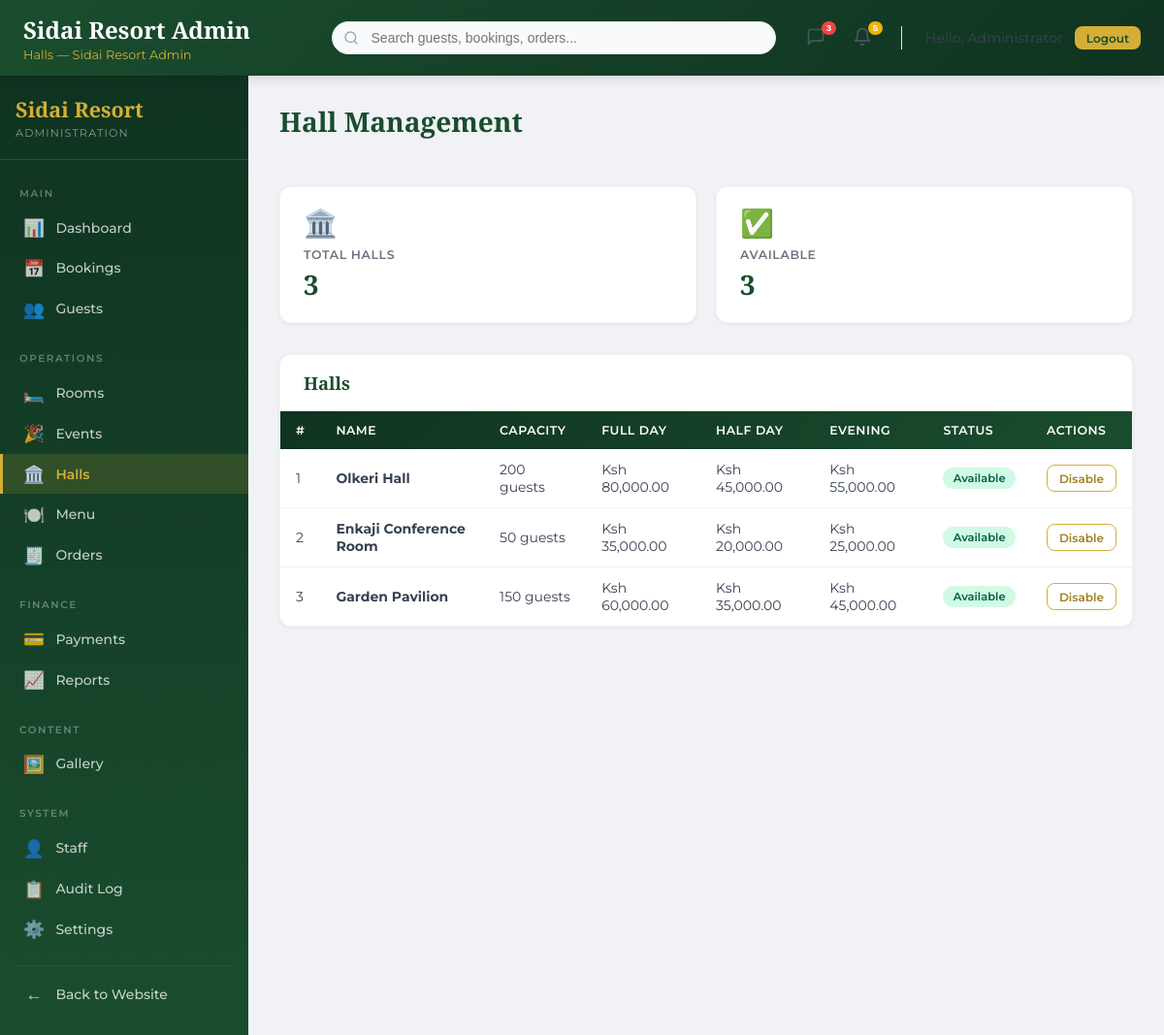
Page /admin/halls.php (signed in) on the committed database.
### tables this page shows
CREATE TABLE IF NOT EXISTS halls (
  id INT UNSIGNED AUTO_INCREMENT PRIMARY KEY,
  hall_number INT NOT NULL,
  name VARCHAR(100) NOT NULL,
  capacity INT NOT NULL,
  capacity_details JSON,
  price_full_day DECIMAL(10,2) NOT NULL,
  price_half_day DECIMAL(10,2),
  price_evening DECIMAL(10,2),
  description TEXT,
  features JSON,
  setup_options JSON,
  is_available TINYINT(1) DEFAULT 1,
  images JSON,
  created_at TIMESTAMP DEFAULT CURRENT_TIMESTAMP,
  KEY idx_capacity (capacity)
);

### app/includes/autoload.php (called while the page is built, shortened)
<?php declare(strict_types=1);
spl_autoload_register(static function (string $class): void {
    $prefix = 'App\\';
    $relative = substr($class, strlen($prefix));
    $segments = explode('\\', $relative);
    if (isset($segments[0])) {
        $segments[0] = strtolower($segments[0]);
    }
    $path = dirname(__DIR__) . '/' . implode('/', $segments) . '.php';
});

### app/core/Database.php (called while the page is built, shortened)
<?php declare(strict_types=1);
final class Database
{
    private static ?self $instance = null;
    private PDO $pdo;
    private function __construct()
    {
        try {
            $this->pdo = new PDO(
                DB_DSN,
                DB_USER,
                DB_PASSWORD,
                [
                    PDO::ATTR_ERRMODE => PDO::ERRMODE_EXCEPTION,
                    PDO::ATTR_DEFAULT_FETCH_MODE => PDO::FETCH_ASSOC,
                    PDO::ATTR_EMULATE_PREPARES => false,
                ]
            );
            $this->pdo->exec("SET time_zone = '+03:00'");
        } catch (PDOException $exception) {
            log_error('Database connection failed.', $exception);
            throw new RuntimeException('A database connection error occurred.');
        }
    }
    public static function getInstance(): self
    {
        if (self::$instance === null) {
            self::$instance = new self();
        }
        return self::$instance;
    }
    public function query(string $sql, array $params = []): \PDOStatement
    {
        try {
            $statement = $this->pdo->prepare($sql);
            $statement->execute($params);
            return $statement;
        } catch (PDOException $exception) {
            log_error('Database query failed.', $exception);
            throw $exception;
        }
    }
    public function queryAll(string $sql, array $params = []): array
    {
        return $this->query($sql, $params)->fetchAll();
    }
}

### app/models/Hall.php (called while the page is built, shortened)
<?php declare(strict_types=1);
class Hall
{
    private Database $database;
    public function __construct(?Database $database = null)
    {
        $this->database = $database ?? Database::getInstance();
    }
    public function getAll(): array
    {
        return $this->database->queryAll(
            'SELECT * FROM halls ORDER BY hall_number ASC'
        );
    }
}

### app/config/constants.php (called while the page is built, shortened)
<?php declare(strict_types=1);
if (!function_exists('safe_html')) {
    function safe_html(mixed $value): string
    {
        return htmlspecialchars((string)$value, ENT_QUOTES, 'UTF-8');
    }
}
if (!function_exists('format_kes')) {
    function format_kes(float|int|string $amount): string
    {
        return 'Ksh ' . number_format((float)$amount, 2, '.', ',');
    }
}

### public/admin/halls.php (the view, shortened to what this page needs)
<?php declare(strict_types=1);
$hallModel = new \App\Models\Hall();
$halls = $hallModel->getAll();
?>
<?php include APP_PATH . '/includes/admin-head.php'; ?>
<?php include APP_PATH . '/includes/admin-header.php'; ?>
<div class="admin-layout">
    <?php include APP_PATH . '/includes/admin-sidebar.php'; ?>
    <main class="admin-main">
        <div class="admin-page-header">
            <h2 class="admin-page-title">Hall Management</h2>
        </div>
        <div class="stat-grid">
            <div class="stat-card">
                <div class="stat-icon">🏛️</div>
                <div class="stat-label">Total Halls</div>
                <div class="stat-value"><?php echo count($halls); ?></div>
            </div>
            <div class="stat-card">
                <div class="stat-icon">✅</div>
                <div class="stat-label">Available</div>
                <div class="stat-value"><?php echo count(array_filter($halls, fn($h) => (int)($h['is_available'] ?? 0) === 1)); ?></div>
            </div>
        </div>
        <div class="admin-card">
            <div class="admin-card-header">
                <h3 class="admin-card-title">Halls</h3>
            </div>
            <div style="overflow-x:auto;">
                <table class="admin-table" id="halls-table">
                    <thead>
                        <tr>
                            <th>#</th>
                            <th>Name</th>
                            <th>Capacity</th>
                            <th>Full Day</th>
                            <th>Half Day</th>
                            <th>Evening</th>
                            <th>Status</th>
                            <th>Actions</th>
                        </tr>
                    </thead>
                    <tbody>
                        <?php if (empty($halls)): ?>
                            <tr><td colspan="8" class="admin-empty"><div class="empty-icon">🏛️</div><div class="empty-text">No halls configured</div></td></tr>
                        <?php else: ?>
                            <?php foreach ($halls as $hall): ?>
                                <tr>
                                    <td><?php echo (int)$hall['hall_number']; ?></td>
                                    <td><strong><?php echo safe_html($hall['name']); ?></strong></td>
                                    <td><?php echo (int)$hall['capacity']; ?> guests</td>
                                    <td><?php echo format_kes($hall['price_full_day']); ?></td>
                                    <td><?php echo $hall['price_half_day'] ? format_kes($hall['price_half_day']) : '—'; ?></td>
                                    <td><?php echo $hall['price_evening'] ? format_kes($hall['price_evening']) : '—'; ?></td>
                                    <td>
                                        <span class="badge <?php echo (int)$hall['is_available'] === 1 ? 'badge-active' : 'badge-inactive'; ?>">
                                            <?php echo (int)$hall['is_available'] === 1 ? 'Available' : 'Unavailable'; ?>
                                        </span>
                                    </td>
                                    <td>
                                        <form method="post" style="display:inline;">
                                            <button type="submit" class="btn btn-sm btn-outline">
                                                <?php echo (int)$hall['is_available'] === 1 ? 'Disable' : 'Enable'; ?>
                                            </button>
                                        </form>
                                    </td>
                                </tr>
                            <?php endforeach; ?>
                        <?php endif; ?>
                    </tbody>
                </table>
            </div>
        </div>
    </main>
</div>
<?php include APP_PATH . '/includes/admin-footer.php'; ?>

### public/admin/assets/css/admin.css (style rules this page uses)
:root { --admin-forest: #1A4D2E; --admin-forest-dark: #0F3320; --admin-forest-light: #2D7A4A; --admin-gold: #D4AF37; --admin-gold-light: #F0D060; --admin-gold-dark: #A08020; --admin-cream: #F5ECD7; --admin-brown: #3D1C02; --admin-night: #0A0A0A; --admin-sidebar-w: 16rem; }
.admin-body { margin: 0; padding: 0; background: #F0F2F5; font-family: 'Montserrat', sans-serif; color: #1F2937; min-height: 100vh; }
.admin-layout { display: flex; min-height: 100vh; }
.admin-main { flex: 1; padding: 1.75rem 2rem; overflow-x: auto; }
.admin-page-title { font-family: 'Playfair Display', serif; font-size: 1.75rem; font-weight: 700; color: var(--admin-forest); margin: 0 0 1.5rem; }
.admin-page-header { display: flex; justify-content: space-between; align-items: center; margin-bottom: 1.5rem; flex-wrap: wrap; gap: 1rem; }
.stat-grid { display: grid; grid-template-columns: repeat(auto-fit, minmax(220px, 1fr)); gap: 1.25rem; margin-bottom: 2rem; }
.stat-card { background: white; border-radius: 0.75rem; padding: 1.25rem 1.5rem; box-shadow: 0 1px 4px rgba(0, 0, 0, 0.06); transition: all 0.25s ease; border: 1px solid rgba(0, 0, 0, 0.04); }
.stat-card .stat-icon { font-size: 1.75rem; margin-bottom: 0.5rem; }
.stat-card .stat-label { font-size: 0.78rem; color: #6B7280; text-transform: uppercase; letter-spacing: 0.05em; font-weight: 600; margin-bottom: 0.25rem; }
.stat-card .stat-value { font-size: 1.75rem; font-weight: 700; color: var(--admin-forest); font-family: 'Playfair Display', serif; }
.admin-card { background: white; border-radius: 0.75rem; box-shadow: 0 1px 4px rgba(0, 0, 0, 0.06); border: 1px solid rgba(0, 0, 0, 0.04); overflow: hidden; }
.admin-card-header { padding: 1rem 1.5rem; border-bottom: 1px solid #F0F0F0; display: flex; justify-content: space-between; align-items: center; }
.admin-card-title { font-family: 'Playfair Display', serif; font-size: 1.15rem; font-weight: 700; color: var(--admin-forest); margin: 0; }
.admin-table { width: 100%; border-collapse: collapse; font-size: 0.875rem; }
.admin-table thead { background: linear-gradient(135deg, var(--admin-forest-dark), var(--admin-forest)); color: white; }
.admin-table th { padding: 0.75rem 1rem; text-align: left; font-weight: 600; font-size: 0.78rem; text-transform: uppercase; letter-spacing: 0.04em; white-space: nowrap; color: white; }
.admin-table td { padding: 0.75rem 1rem; border-bottom: 1px solid #F0F0F0; color: #374151; vertical-align: middle; }
.admin-table tbody tr:last-child td { border-bottom: none; }
.badge { display: inline-flex; align-items: center; padding: 0.25rem 0.65rem; border-radius: 999px; font-size: 0.72rem; font-weight: 600; text-transform: capitalize; white-space: nowrap; }
.badge-active { background: #D1FAE5; color: #065F46; }
.btn { display: inline-flex; align-items: center; gap: 0.4rem; padding: 0.55rem 1.1rem; border-radius: 0.5rem; font-size: 0.835rem; font-weight: 600; font-family: 'Montserrat', sans-serif; text-decoration: none; cursor: pointer; transition: all 0.2s ease; border: none; white-space: nowrap; }
.btn-outline { background: transparent; border: 1.5px solid var(--admin-gold); color: var(--admin-gold-dark); }
.btn-sm { padding: 0.35rem 0.75rem; font-size: 0.75rem; }

### rows in the picture
halls: hall_number "1", name "Olkeri Hall", capacity "200", price_full_day "Ksh 80,000.00", price_half_day "Ksh 45,000.00", price_evening "Ksh 55,000.00", is_available "Available"
halls: hall_number "2", name "Enkaji Conference Room", capacity "50", price_full_day "Ksh 35,000.00", price_half_day "Ksh 20,000.00", price_evening "Ksh 25,000.00", is_available "Available"
halls: hall_number "3", name "Garden Pavilion", capacity "150", price_full_day "Ksh 60,000.00", price_half_day "Ksh 35,000.00", price_evening "Ksh 45,000.00", is_available "Available"

### other values in the picture
safe_html($pageTitle ?? 'Dashboard') "Halls — Sidai Resort Admin"
safe_html($staff['full_name'] ?? 'Admin') "Administrator"
safe_html($sectionTitle) "MAIN"
$link['icon'] "📊"
safe_html($link['label']) "Dashboard"
$link['icon'] "📅"
safe_html($link['label']) "Bookings"
$link['icon'] "👥"
safe_html($link['label']) "Guests"
safe_html($sectionTitle) "OPERATIONS"
$link['icon'] "🛏️"
safe_html($link['label']) "Rooms"
$link['icon'] "🎉"
safe_html($link['label']) "Events"
$link['icon'] "🏛️"
